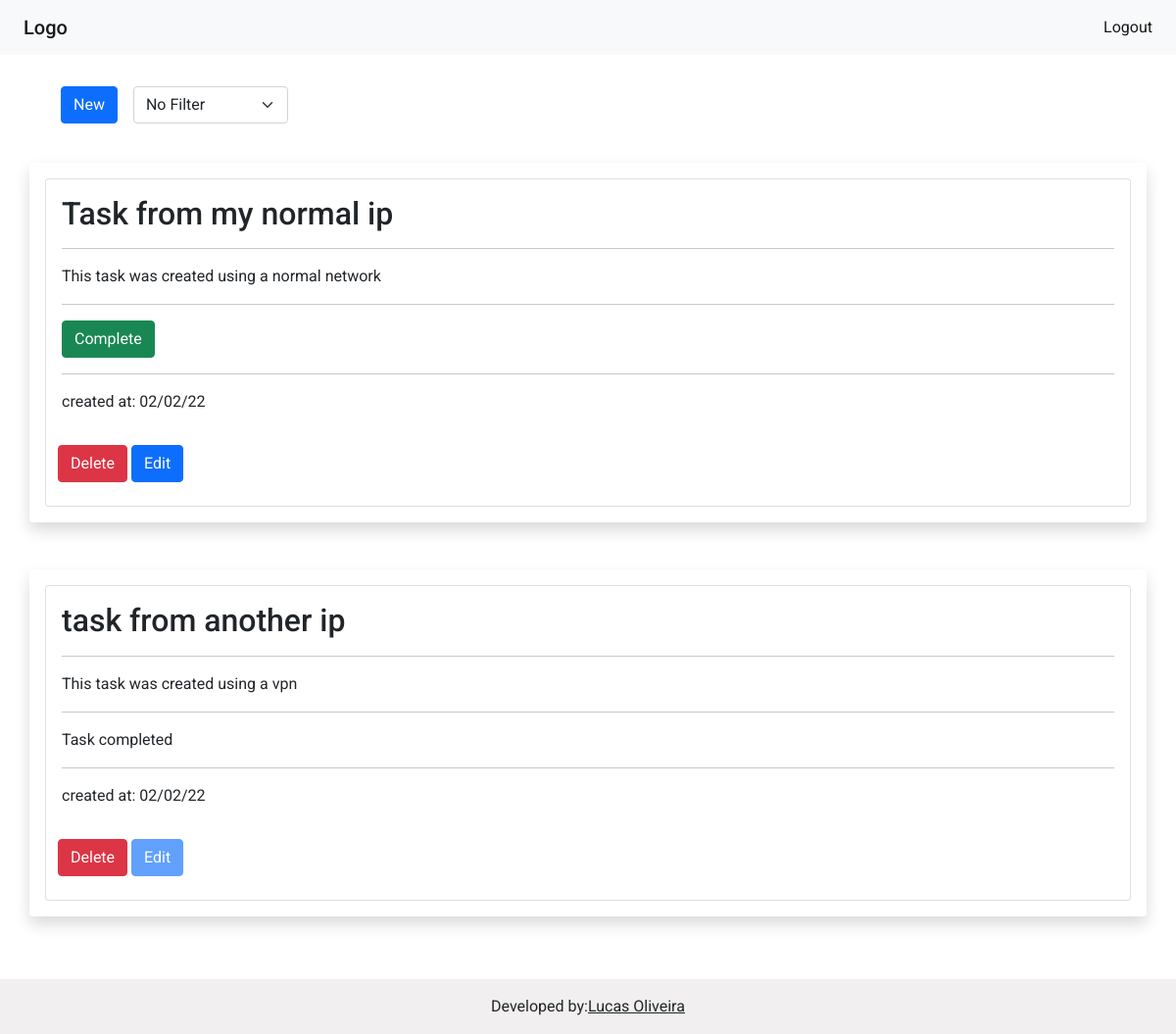
The page /user_page (signed in) on the database its author committed.
### app/models/tables/item.py (models this page shows, shortened)
class Item(db.Model):
    id = db.Column(db.Integer, primary_key=True)
    title = db.Column(db.String(100), nullable=False)
    description = db.Column(db.Text, nullable=False)
    completed = db.Column(db.Boolean, default=False, nullable=True)
    created_at = db.Column(db.DateTime, nullable=True, default=datetime.utcnow)
    owner_id = db.Column(db.Integer, db.ForeignKey('user.id'), nullable=False)

### app/controllers/routes.py (the view, shortened to what this page needs)
@app.route('/user_page', defaults={'op': None}, methods=['GET', 'POST'])
@app.route('/user_page/<int:op>', methods=['GET', 'POST'])
def user_page(op):
    if 'user' not in session:
        return redirect(url_for('login'))
    form = AddItemForm()
    if op:
        if op == 1:
            items = Item.query.filter_by(owner_id=session['id'], completed=True).order_by(Item.created_at.desc()).all()
        if op == 2:
            items = Item.query.filter_by(owner_id=session['id'], completed=False).order_by(Item.created_at.desc()).all()
        if op == 0:
            items = Item.query.filter_by(owner_id=session['id']).order_by(Item.created_at.desc()).all()
    else:
        items = Item.query.filter_by(owner_id=session['id']).order_by(Item.created_at.desc()).all()
    return render_template('user_page.html', form=form, items=items, op=op)

### app/models/forms/add_item_form.py
class AddItemForm(FlaskForm):
    title = StringField('Title', validators=[DataRequired()], render_kw={'placeholder': 'Title', 'autocomplete': 'off'})
    description = TextAreaField('Description', validators=[DataRequired()], render_kw={'placeholder': 'Description', 'autocomplete': 'off'})
    submit = SubmitField('Add', render_kw={'class': 'button'})

### app/templates/user_page.html (shortened to what this page needs)
{% extends 'base.html' %}
{% block style %} <link rel="stylesheet" href="{{ url_for('static', filename='css/user_page.css') }}"> {% endblock %}
{% block nav %}
<li class="nav-item active">
  <a href="{{ url_for('logout') }}" class="nav-link active">Logout</a>
</li>
{% endblock %}
{% block main %}
<main class='d-row justify-content-between'>
    <div class="container d-row options">
        <br>
        <button type="button" class="btn btn-primary" data-bs-toggle="modal" data-bs-target="#exampleModal">
            New
        </button>
        <form action="{{ url_for('filter') }}" method="POST">
          <select style='cursor: pointer;' class='form-select' name="filter" id="filter" onchange='this.form.submit()'>
            <option {% if op == 0 %}selected{% endif %} value="0">No Filter</option>
          </select>
        </form>
    </div>
    <br>
  {% if items %}
  {% for item in items %}
    <div class="container shadow p-3 mb-5 bg-body rounded">
        <div class="card">
            <div class="card-body">
              <h2>{{item.title|striptags}}</h2>
              <hr>
              <p>{{item.description|striptags}}</p>
              <hr>
              {% if item.completed == False %}
              <form action="{{ url_for('complete_task') }}" method="POST">
                <button class="btn btn-success" type="submit">Complete</button>
              </form>
              {% else %}
                <p>Task completed</p>
                {% set tc = True%}
              {% endif %}
              <hr>
              <p>created at: {{item.created_at.strftime("%d/%m/%y")}}</p>
            </div>
            <div class="container">
                <form onsubmit="return confirm('Are you sure you want to delete this task?');" action="{{ url_for('delete_item') }}" method="POST">
                    <button class="btn btn-danger" type="submit">Delete</button>
                    <button type="button" class="btn btn-primary" {% if tc == True %}disabled{% endif %} data-bs-toggle="modal" data-bs-target="#exampleModalEdit{{item.id}}">
                        Edit
                    </button>
                  </form>
                  <br>
                </div>
        </div>
    </div>
    {% endfor %}
    {% endif %}
</main>
{% endblock %}

### app/static/css/base.css (style rules this page uses)
* { margin: 0; padding: 0; box-sizing: border-box; font-family: 'Roboto', sans-serif; }

### app/static/css/user_page.css (style rules this page uses)
main { padding: 1rem; display: flex; flex-direction: column; align-items: center; justify-content: center; }
.options { display: flex; gap: 1rem; padding: 1rem; }

### rows shown on the page
Item: title "Task from my normal ip", description "This task was created using a normal network", created_at "02/02/22"
Item: title "task from another ip", description "This task was created using a vpn", completed "Task completed", created_at "02/02/22"
